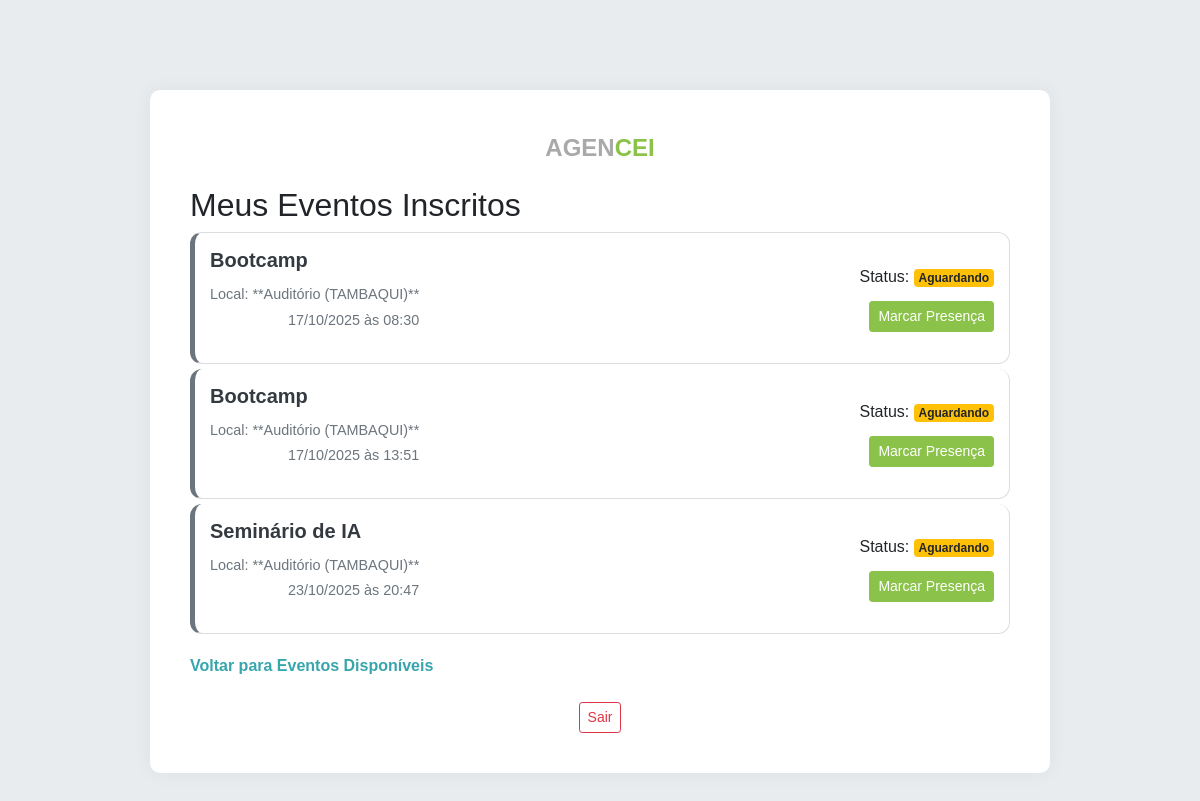
The page /aluno/meus_eventos (signed in) on the database its author committed.
### app.py (models this page shows)
class Evento(db.Model):
    id = db.Column(db.Integer, primary_key=True)
    nome_evento = db.Column(db.String(150), nullable=False)
    data_hora = db.Column(db.DateTime, nullable=False)
    duracao_horas = db.Column(db.Float, nullable=False)
    num_pessoas = db.Column(db.Integer, nullable=False, default=0)
    qr_code_link = db.Column(db.String(250), nullable=True)  # Valor interno para QR Code e validação
    sala_id = db.Column(db.Integer, db.ForeignKey('sala.id'), nullable=False)
    organizador_id = db.Column(db.Integer, db.ForeignKey('usuario.id'), nullable=False)
    inscricoes = db.relationship('Inscricao', backref='evento', lazy=True, cascade="all, delete-orphan")

class Sala(db.Model):
    id = db.Column(db.Integer, primary_key=True)
    nome = db.Column(db.String(100), nullable=False)
    capacidade = db.Column(db.Integer, nullable=False)
    eventos = db.relationship('Evento', backref='sala', lazy=True)

class Inscricao(db.Model):
    id = db.Column(db.Integer, primary_key=True)
    status_presenca = db.Column(db.String(20), default='Aguardando')
    aluno_id = db.Column(db.Integer, db.ForeignKey('usuario.id'), nullable=False)
    evento_id = db.Column(db.Integer, db.ForeignKey('evento.id'), nullable=False)
    __table_args__ = (db.UniqueConstraint('aluno_id', 'evento_id', name='_aluno_evento_uc'),)

### app.py (the view)
@app.route('/aluno/meus_eventos')
def meus_eventos():
    if session.get('user_tipo') != 'aluno':
        return redirect(url_for('login'))
    inscricoes = Inscricao.query.filter_by(aluno_id=session['user_id']).all()
    eventos_data = []
    inscricoes_validas = []
    for inscr in inscricoes:
        evento = Evento.query.get(inscr.evento_id)
        if evento:
            inscricoes_validas.append((inscr, evento))
    inscricoes_validas.sort(key=lambda pair: pair[1].data_hora)  # ordena por evento.data_hora
    for inscr, evento in inscricoes_validas:
        sala = Sala.query.get(evento.sala_id)
        eventos_data.append({
            'id': evento.id,
            'nome': evento.nome_evento,
            'local': sala.nome if sala else '—',
            'data_hora': evento.data_hora.strftime('%d/%m/%Y às %H:%M'),
            'status_presenca': inscr.status_presenca
        })
    return render_template('aluno_meus_eventos.html', eventos=eventos_data)

### templates/aluno_meus_eventos.html (shortened to what this page needs)
{% extends "base.html" %}
{% block content %}
<h2 class="text-left">Meus Eventos Inscritos</h2>
{% for evento in eventos %}
{% set status_class = 'presente' if evento.status_presenca == 'Presente' else 'aguardando' %}
{% set status_badge = 'success' if evento.status_presenca == 'Presente' else 'warning' %}
<div class="card-evento d-flex justify-content-between align-items-center list-group-item {{ status_class }}">
    <div>
        <h5 class="card-title">{{ evento.nome }}</h5>
        <p class="details mb-1">Local: **{{ evento.local }}**</p>
        <p class="details text-muted">{{ evento.data_hora }}</p>
    </div>
    <div class="text-right">
        <p class="mb-1">Status: <span class="badge badge-{{ status_badge }}">{{ evento.status_presenca }}</span></p>
        {% if evento.status_presenca == 'Aguardando' %}
            <a href="{{ url_for('escanear_qr_code') }}" class="btn btn-success btn-sm mt-2">Marcar Presença</a>
        {% else %}
            <button class="btn btn-secondary btn-sm mt-2" disabled>Presença Confirmada</button>
        {% endif %}
    </div>
</div>
{% endfor %}
<a href="{{ url_for('aluno_eventos_disponiveis') }}" class="secondary-link">Voltar para Eventos Disponíveis</a>
{% endblock %}

### static/style.css (style rules this page uses)
:root { --color-primary: #37a6ac; --color-secondary: #8bc34a; --color-dark: #343a40; --color-light: #f8f9fa; --color-text-grey: #6c757d; }
body { background-color: var(--color-light); font-family: 'Arial', sans-serif; padding: 0; margin: 0; }
@media (min-width: 768px) { body { background-color: #e9ecef; padding: 40px; } }
@media (min-width: 768px) { .card-sala, .card-evento { display: grid; grid-template-columns: 2fr 1fr 1fr; align-items: center; padding: 20px; } }
@media (min-width: 768px) { .card-sala .capacidade, .card-evento .details { text-align: right; } }
.card-sala, .card-evento { border: 1px solid #ddd; border-radius: 12px; padding: 15px; margin-bottom: 15px; transition: all 0.2s ease-in-out; }
.card-sala .card-title, .card-evento .card-title { font-size: 1.25rem; font-weight: 600; color: var(--color-dark); }
.card-sala .capacidade, .card-evento .details { color: var(--color-text-grey); font-size: 0.9rem; }
.btn-success { background-color: var(--color-secondary); border-color: var(--color-secondary); }
.secondary-link { color: var(--color-primary); font-weight: 600; display: block; margin-top: 20px; text-align: left; }
.list-group-item { border-left: 5px solid; margin-bottom: 5px; }
.list-group-item.aguardando { border-left-color: var(--color-text-grey); }

### rows shown on the page
Evento: nome "Bootcamp"
Sala: local "Auditório (TAMBAQUI)" "Auditório (TAMBAQUI)" "Auditório (TAMBAQUI)"
Inscricao: status_presenca "Aguardando"
Evento: nome "Bootcamp"
Inscricao: status_presenca "Aguardando"
Evento: nome "Seminário de IA"
Inscricao: status_presenca "Aguardando"

### other values the page prints
{{ evento.data_hora }} "17/10/2025 às 08:30" "17/10/2025 às 13:51" "23/10/2025 às 20:47"
